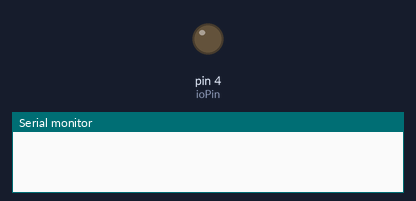
Recording of a sketch running on a simulated Arduino Uno, built with avr-gcc and run on an emulated ATmega328P. Shown: output pins drawn as LEDs (lit = HIGH), the last lines printed to the serial monitor.

Above: at 0.05 s.
At 2.0 s:
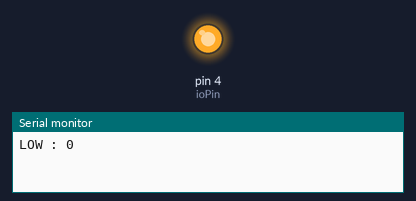
Timing chart, 0 to 4.6 s (numbered marks = the images above):
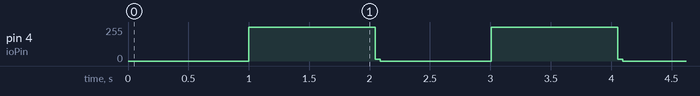

The sketch:

outputTest2.ino
```cpp
int ioPin = 4;
int ioTest = LOW;

void setup()
{
  pinMode(ioPin,OUTPUT);
  Serial.begin(9600);
}

void loop()
{
  digitalWrite(ioPin,ioTest);

  if(ioTest == HIGH)
  {
    delay(1000);
    Serial.print("HIGH : ");
    Serial.println(ioTest);

  }
  else if(ioTest == LOW)
  {
    delay(1000);
    Serial.print("LOW : ");
    Serial.println(ioTest);
  }

  (ioTest < 1001) ? ioTest += 1 : ioTest = 0;

}
```

Measured:
- by itself, pin 4 (ioPin): repeats every 2.0 s: 12/255 0.04 s, 0/255 0.92 s, 255/255 1.0 s
